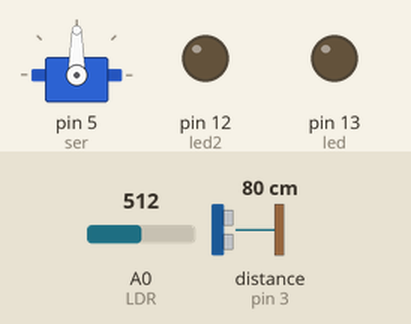
The sketch below on a simulated Arduino Uno, built with avr-gcc and run on an emulated ATmega328P. On the bench: servo, output pins drawn as LEDs (lit = HIGH). Inputs (shaded band) come from the test bench; at power-on: A0 (LDR) = 512, distance to the obstacle (sensor on pin 3) 80 cm. The echo pulse lasts 58.3 µs per cm; pins used as bus, display or sensor lines are not drawn; what the sketch prints to the serial monitor is not drawn.

Above: at 1.2 s.
1.3 s: A0 (LDR) set to 22
2.8 s: A0 (LDR) set to 18
At 5.6 s:
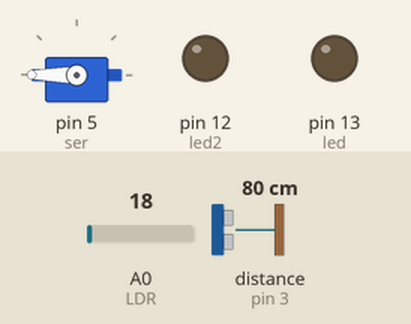
5.8 s: A0 (LDR) set to 122
At 6.5 s:
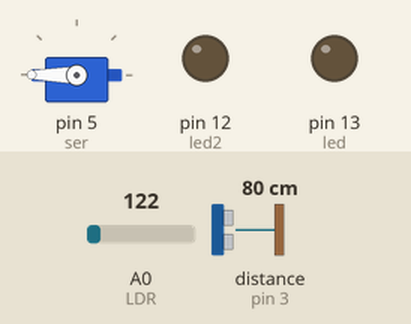
7.3 s: A0 (LDR) set to 10
At 7.8 s:
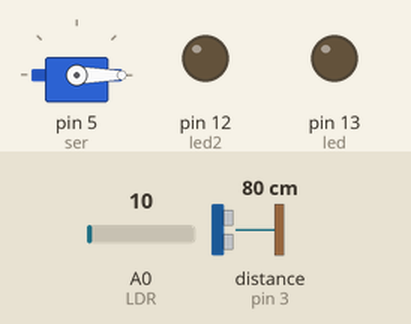
10.3 s: distance to the obstacle (sensor on pin 3) set to 23 cm
11.8 s: distance to the obstacle (sensor on pin 3) set to 18 cm
At 13.7 s:
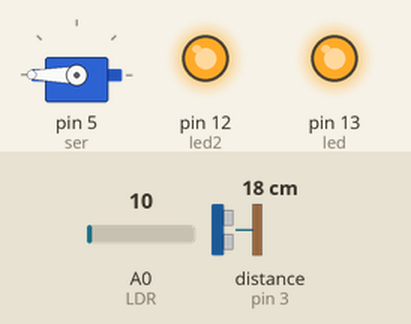
Timing chart, 0 to 15.2 s (numbered marks = the images above; inputs shaded):
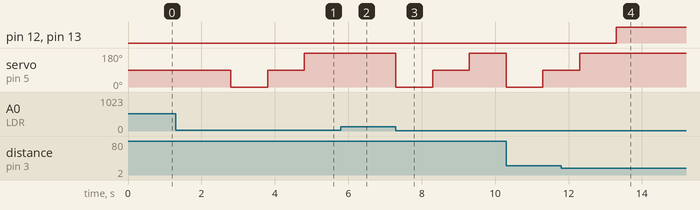

The sketch:

night.ino
```cpp
#include<Servo.h>
#define trig 2
#define echo 3
#define led 13
#define led2 12
#define ser 5
#define LDR A0
long duration;
int distance;
int ldrstatus;
Servo servo;
void setup() {
  pinMode(trig, OUTPUT);
  pinMode(echo, INPUT);
  pinMode(led, OUTPUT);
  pinMode(led2, OUTPUT);
  pinMode(LDR, INPUT);
  servo.attach(ser);
  Serial.begin(9600);
}
void motion(){
   servo.write(0);
   delay(1000);
   servo.write(90);
   delay(1000);
   servo.write(180);
   delay(1000);
  }
void human_there()
{ digitalWrite(trig, LOW);
  delayMicroseconds(2);
  digitalWrite(trig, HIGH);
  delayMicroseconds(10);
  digitalWrite(trig, LOW);
  duration = pulseIn(echo, HIGH);
  distance = duration * 0.034 / 2;
  Serial.print(distance);
  if (distance < 20){
    digitalWrite(led,HIGH);
    digitalWrite(led2,HIGH);
    delay(3000);
    }
   else{
    digitalWrite(led,LOW);
    digitalWrite(led,LOW);
    }
  }
void loop() {
  digitalWrite(led,LOW);
  digitalWrite(led2,LOW);
  ldrstatus = analogRead(LDR);
  if (ldrstatus <= 20){
    motion();
    human_there();
    }

}
```

Measured:
- the behaviour switches between 21 and 20 on A0 (LDR) (found by bisection; images 0 and 1)
- the behaviour switches between 21 and 20 cm on distance to the obstacle (sensor on pin 3) (found by bisection; images 3 and 4)
- after the input at 1.3 s, every drawn part: stays the same
- after the input at 2.8 s, servo on pin 5 (ser): 90° → 0° at once, → 90° 1.0 s later, → 180° 1.0 s later
- after the input at 5.8 s, servo on pin 5 (ser): stays 180° (without the input it goes to 0° after 0.01 s)
- after the input at 7.3 s, servo on pin 5 (ser): 180° → 0° at once, → 90° 1.0 s later, → 180° 1.0 s later
- after the input at 11.8 s, pin 12 (led2), pin 13 (led): LOW → HIGH after 1.5 s; servo on pin 5 (ser): goes on until 12.3 s, then stays 180°
